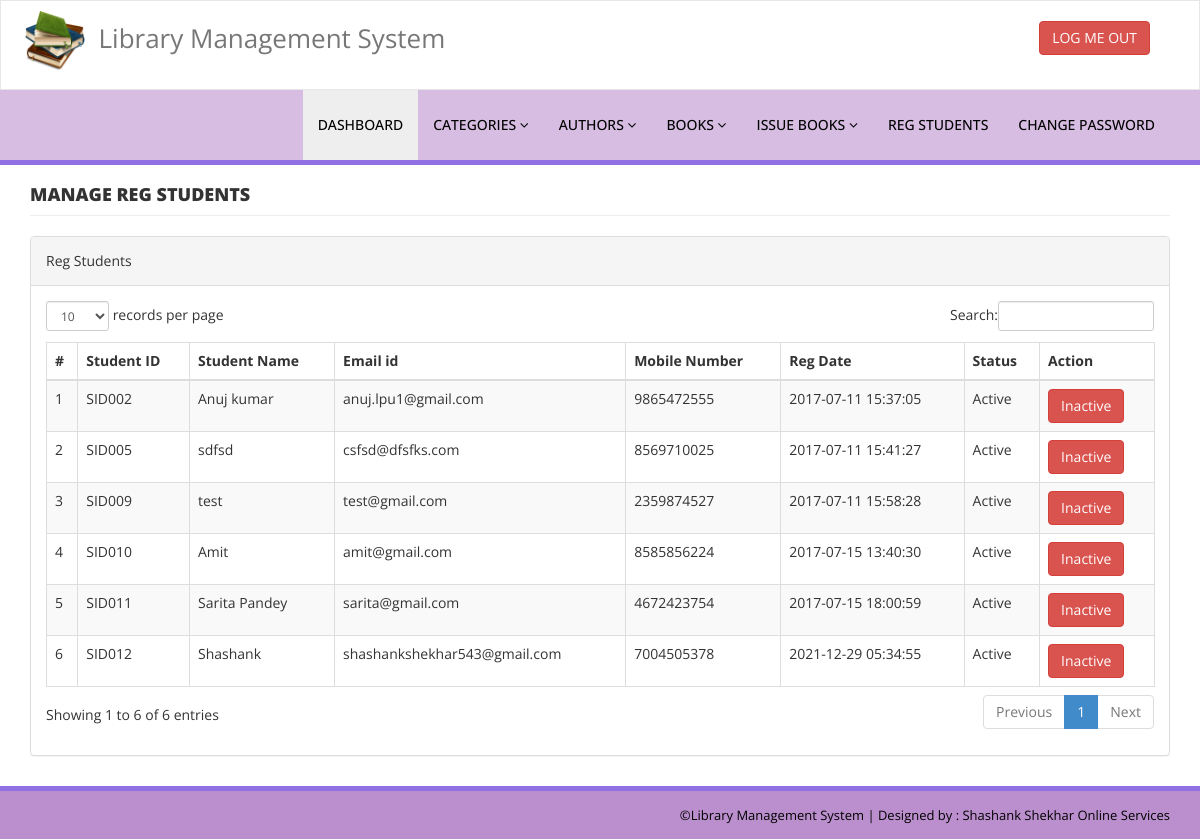
The app's page /admin/reg-students.php (signed in) with its own data.
### tables this page shows
CREATE TABLE `tblstudents` (
  `id` int(11) NOT NULL,
  `StudentId` varchar(100) DEFAULT NULL,
  `FullName` varchar(120) DEFAULT NULL,
  `EmailId` varchar(120) DEFAULT NULL,
  `MobileNumber` char(11) DEFAULT NULL,
  `Password` varchar(120) DEFAULT NULL,
  `Status` int(1) DEFAULT NULL,
  `RegDate` timestamp NULL DEFAULT current_timestamp(),
  `UpdationDate` timestamp NULL DEFAULT NULL ON UPDATE current_timestamp()
);

### admin/reg-students.php (the view, shortened to what this page needs)
<?php
include('includes/config.php');
if(strlen($_SESSION['alogin'])==0)
    {
header('location:index.php');
}
else{
    ?>
<!DOCTYPE html>
<html xmlns="http://www.w3.org/1999/xhtml">
<head>
    <link href="assets/css/bootstrap.css" rel="stylesheet" />
    <link href="assets/css/font-awesome.css" rel="stylesheet" />
    <link href="assets/js/dataTables/dataTables.bootstrap.css" rel="stylesheet" />
    <link href="assets/css/style.css" rel="stylesheet" />
</head>
<body>
<?php include('includes/header.php');?>
    <div class="content-wrapper">
         <div class="container">
        <div class="row pad-botm">
            <div class="col-md-12">
                <h4 class="header-line">Manage Reg Students</h4>
    </div>
        </div>
            <div class="row">
                <div class="col-md-12">
                    <div class="panel panel-default">
                        <div class="panel-heading">
                          Reg Students
                        </div>
                        <div class="panel-body">
                            <div class="table-responsive">
                                <table class="table table-striped table-bordered table-hover" id="dataTables-example">
                                    <thead>
                                        <tr>
                                            <th>#</th>
                                            <th>Student ID</th>
                                            <th>Student Name</th>
                                            <th>Email id </th>
                                            <th>Mobile Number</th>
                                            <th>Reg Date</th>
                                            <th>Status</th>
                                            <th>Action</th>
                                        </tr>
                                    </thead>
                                    <tbody>
<?php $sql = "SELECT * from tblstudents";
$query = $dbh -> prepare($sql);
$query->execute();
$results=$query->fetchAll(PDO::FETCH_OBJ);
$cnt=1;
if($query->rowCount() > 0)
{
foreach($results as $result)
{               ?>
                                        <tr class="odd gradeX">
                                            <td class="center"><?php echo htmlentities($cnt);?></td>
                                            <td class="center"><?php echo htmlentities($result->StudentId);?></td>
                                            <td class="center"><?php echo htmlentities($result->FullName);?></td>
                                            <td class="center"><?php echo htmlentities($result->EmailId);?></td>
                                            <td class="center"><?php echo htmlentities($result->MobileNumber);?></td>
                                             <td class="center"><?php echo htmlentities($result->RegDate);?></td>
                                            <td class="center"><?php if($result->Status==1)
                                            {
                                                echo htmlentities("Active");
                                            } else {
                                            echo htmlentities("Blocked");
}
                                            ?></td>
                                            <td class="center">
<?php if($result->Status==1)
 {?>
<a href="reg-students.php?inid=<?php echo htmlentities($result->id);?>" onclick="return confirm('Are you sure you want to block this student?');"" >  <button class="btn btn-danger"> Inactive</button>
<?php } else {?>
                                            <a href="reg-students.php?id=<?php echo htmlentities($result->id);?>" onclick="return confirm('Are you sure you want to active this student?');""><button class="btn btn-primary"> Active</button>
                                            <?php } ?>
                                            </td>
                                        </tr>
 <?php $cnt=$cnt+1;}} ?>
                                    </tbody>
                                </table>
                            </div>
                        </div>
                    </div>
                </div>
            </div>
    </div>
    </div>
  <?php include('includes/footer.php');?>
</body>
</html>
<?php } ?>

### admin/assets/css/style.css (style rules this page uses)
.content-wrapper { margin-top:10px; height:100%; padding-bottom:10px; }
.header-line { font-weight:900; padding-bottom:10px; border-bottom:1px solid #eeeeee; text-transform:uppercase; }
.pad-botm { padding-bottom:10px; }

### records on screen
tblstudents: StudentId "SID002", FullName "Anuj kumar", EmailId "anuj.lpu1@gmail.com", MobileNumber "9865472555", RegDate "2017-07-11 15:37:05"
tblstudents: StudentId "SID005", FullName "sdfsd", EmailId "csfsd@dfsfks.com", MobileNumber "8569710025", RegDate "2017-07-11 15:41:27"
tblstudents: StudentId "SID009", FullName "test", EmailId "test@gmail.com", MobileNumber "2359874527", RegDate "2017-07-11 15:58:28"
tblstudents: StudentId "SID010", FullName "Amit", EmailId "amit@gmail.com", MobileNumber "8585856224", RegDate "2017-07-15 13:40:30"
tblstudents: StudentId "SID011", FullName "Sarita Pandey", EmailId "sarita@gmail.com", MobileNumber "4672423754", RegDate "2017-07-15 18:00:59"
tblstudents: StudentId "SID012", FullName "Shashank", EmailId "shashankshekhar543@gmail.com", MobileNumber "7004505378", RegDate "2021-12-29 05:34:55"
